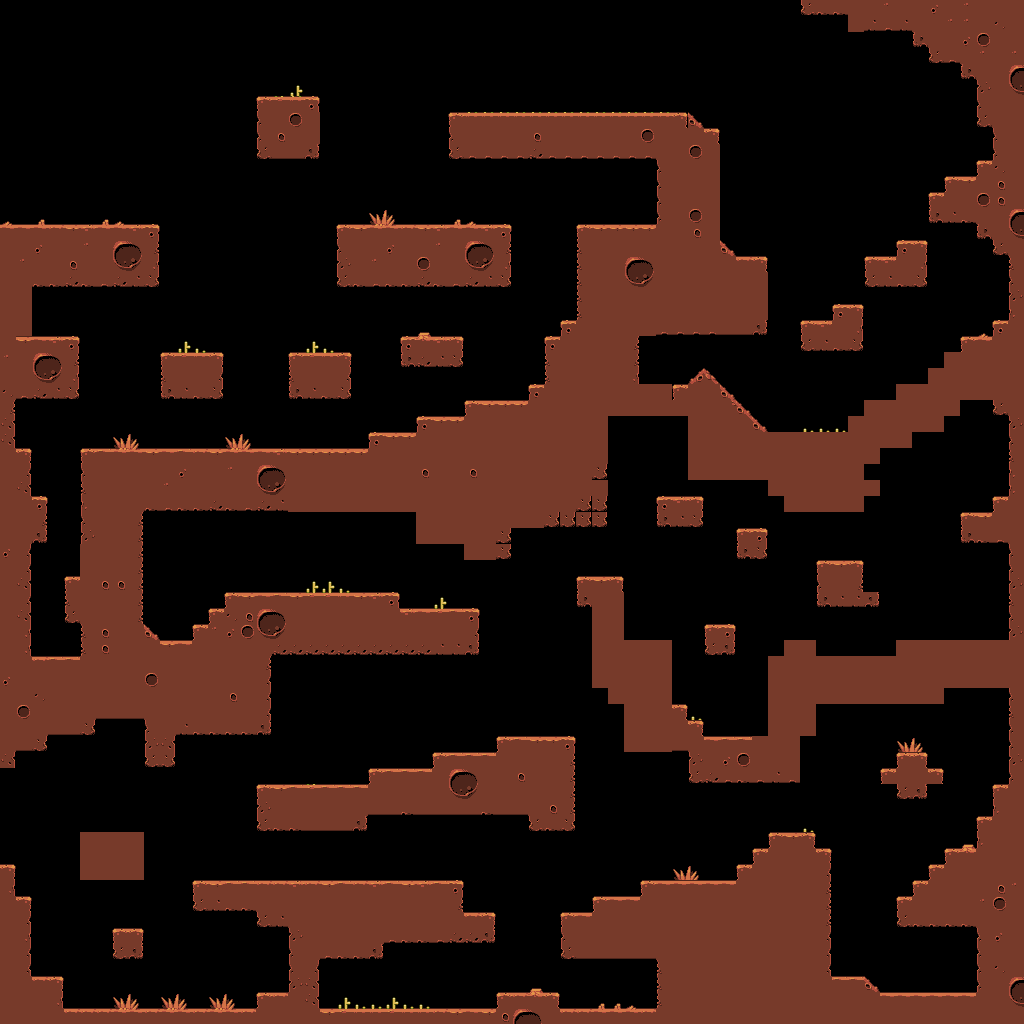

A level layout from a 2D game, rendered from its tile map. Below: a short description, then the map file with tile-grid data replaced by summaries:
An orthogonal 64x64 tile map with 16x16 px tiles, 1 tile layer (Tile Layer 1).

<map version="1.0" orientation="orthogonal" renderorder="right-down" width="64" height="64" tilewidth="16" tileheight="16" nextobjectid="1">
 <tileset firstgid="1" name="tiles-1" tilewidth="16" tileheight="16" tilecount="68">
  <image source="tiles-1.png" width="272" height="64" />
 </tileset>
 <layer name="Tile Layer 1" width="64" height="64">
  <data>[4096 cells, 1644 non-empty, 55 distinct tile ids]</data>
 </layer>
</map>
